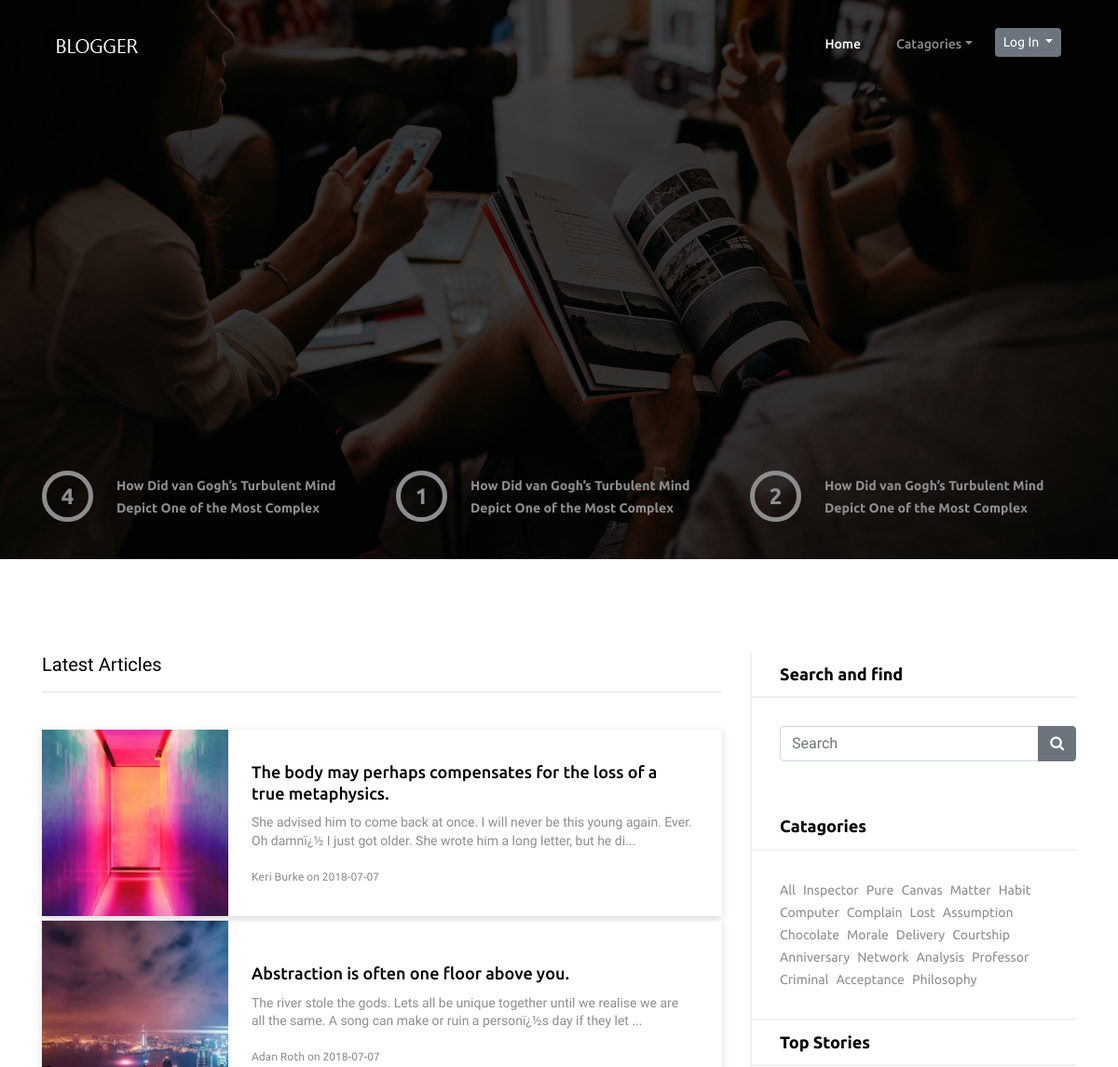
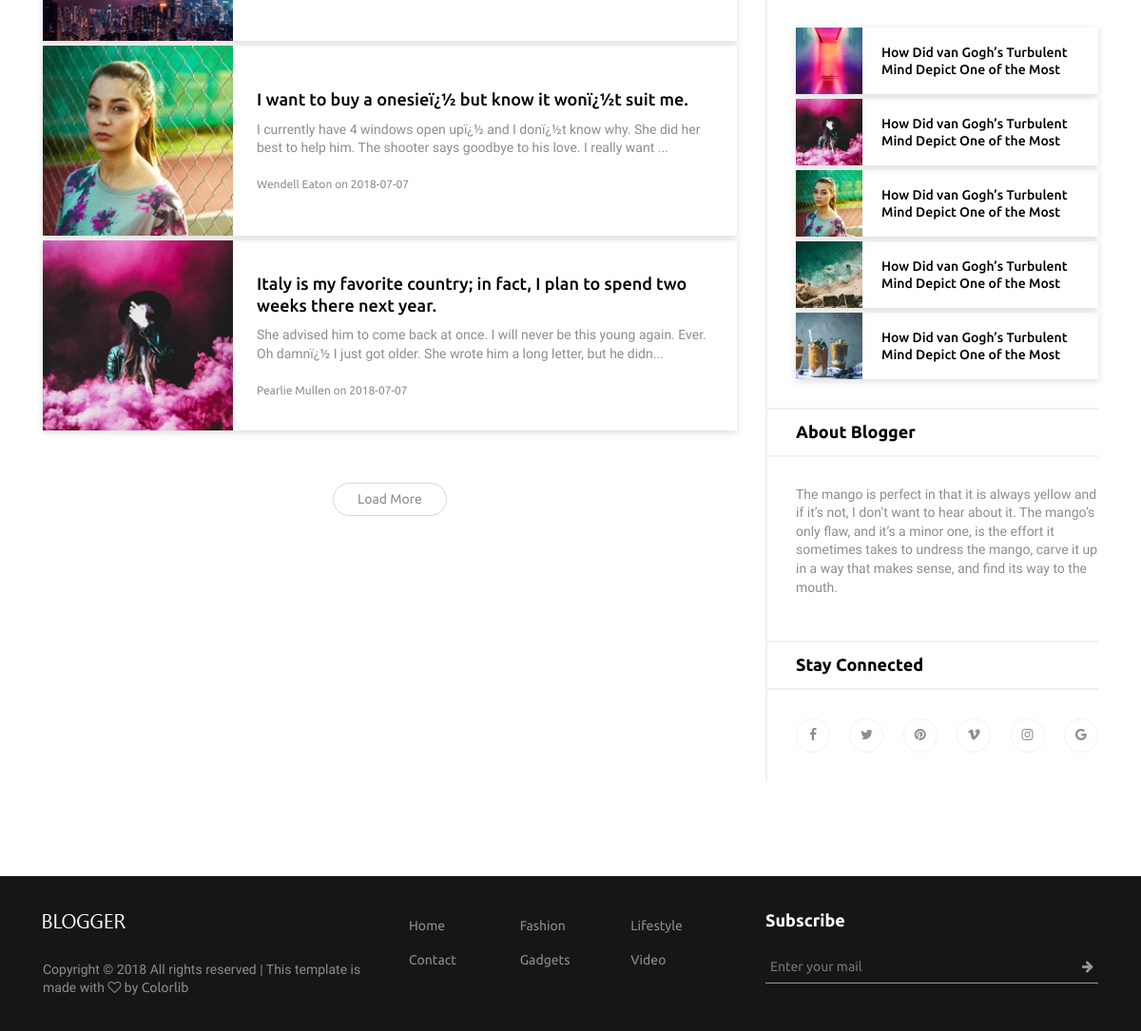
The page / on the database its author committed (2 pictures, top to bottom).
### tables this page shows
CREATE TABLE `posts` (
  `post_id` int(3) NOT NULL,
  `post_cat_id` int(3) NOT NULL,
  `post_title` varchar(255) NOT NULL,
  `post_author` varchar(255) NOT NULL,
  `post_date` date NOT NULL,
  `post_img` text NOT NULL,
  `post_content` text NOT NULL,
  `post_tag` varchar(255) NOT NULL,
  `post_comment_count` int(55) NOT NULL,
  `post_status` varchar(255) NOT NULL DEFAULT 'draft'
);

CREATE TABLE `catagories` (
  `cat_id` int(3) NOT NULL,
  `cat_title` varchar(255) NOT NULL
);

### index.php (the view, shortened to what this page needs)
<!DOCTYPE html>
<html lang="en">
    <head>
        <link rel="stylesheet" href="style.css">
    </head>
    <body>
        <?php include 'includes/header.php'; ?>
        <div class="hero-area">
            <div class="hero-slides owl-carousel">
                <div class="single-hero-slide bg-img background-overlay" style="background-image: url(img/blog-img/bg2.jpg);"></div>
            </div>
            <div class="hero-post-area">
                <div class="container">
                    <div class="row">
                        <div class="col-12">
                            <div class="hero-post-slide">
                                <div class="single-slide d-flex align-items-center">
                                    <div class="post-number">
                                        <p>1</p>
                                    </div>
                                    <div class="post-title">
                                        <a href="single-blog.html">How Did van Gogh’s Turbulent Mind Depict One of the Most Complex</a>
                                    </div>
                                </div>
                                <div class="single-slide d-flex align-items-center">
                                    <div class="post-number">
                                        <p>2</p>
                                    </div>
                                    <div class="post-title">
                                        <a href="single-blog.html">How Did van Gogh’s Turbulent Mind Depict One of the Most Complex</a>
                                    </div>
                                </div>
                                <div class="single-slide d-flex align-items-center">
                                    <div class="post-number">
                                        <p>4</p>
                                    </div>
                                    <div class="post-title">
                                        <a href="single-blog.html">How Did van Gogh’s Turbulent Mind Depict One of the Most Complex</a>
                                    </div>
                                </div>
                            </div>
                        </div>
                    </div>
                </div>
            </div>
        </div>
        <div class="main-content-wrapper section-padding-100">
            <div class="container">
                <div class="row justify-content-center">
                    <div class="col-12 col-lg-8">
                        <div class="title">
                            <h5>Latest Articles</h5>
                            <hr><br>
                        </div>
                        <?php
                        $posts = "SELECT * FROM posts WHERE post_status = 'publish'";
                        $result = mysqli_query($conn, $posts);
                        if($result){
                            if(mysqli_num_rows($result) > 0){
                                while($row = mysqli_fetch_assoc($result)){
                                    echo '<div class="single-blog-post post-style-4 d-flex align-items-center wow fadeInUpBig" data-wow-delay="0.2s">
                                        <div class="post-thumbnail"><a href="post.php?id='.$row['post_id'].'">
                                            <img src="'. $row['post_img'] .'" alt=""></a>
                                        </div>
                                        <div class="post-content">
                                            <a href="post.php?id='.$row['post_id'].'" class="headline">
                                                <h5>'.$row['post_title'].'</h5>
                                            </a>
                                            <p>'.substr($row['post_content'], 0, 150).'...</p>
                                            <div class="post-meta">
                                                <p><a href="#" class="post-author">'.$row['post_author'].'</a> on <a href="#" class="post-date">'.$row['post_date'].'</a></p>
                                            </div>
                                        </div>
                                    </div>';
                                }
                            }else{
                                echo "<h6>There is no posts in database.<h6>";
                            }
                        }else{
                            $error_log = "Query failed";
                        }
                        ?>
                        <div class="row">
                            <div class="col-12">
                                <div class="load-more-btn mt-50 text-center">
                                    <a href="#" class="btn world-btn">Load More</a>
                                </div>
                            </div>
                        </div>
                    </div>
                    <?php include 'includes/sidebar.php'; ?>
                </div>
            </div>
        </div>
        <?php include 'includes/footer.php'; ?>
    </body>
</html>

### includes/header.php (shortened to what this page needs)
<header class="header-area">
    <div class="container">
        <div class="row">
            <div class="col-12">
                <nav class="navbar navbar-expand-lg">
                    <a class="navbar-brand" href="index.php"><img src="img/core-img/logo.png" alt="Logo"></a>
                    <div class="collapse navbar-collapse" id="worldNav">
                        <ul class="navbar-nav ml-auto">
                            <li class="nav-item active" style="padding-right: 10px;">
                                <a class="nav-link" href="#">Home <span class="sr-only">(current)</span></a>
                            </li>
                            <li class="nav-item dropdown" style="padding-right: 10px;">
                                <a class="nav-link dropdown-toggle" href="#" id="navbarDropdown" role="button" data-toggle="dropdown" aria-haspopup="true" aria-expanded="false">Catagories</a>
                            </li>
                            <div class="dropdown">
                                <a class="btn btn-secondary btn-sm dropdown-toggle" href="#" role="button" id="dropdownMenuLink" data-toggle="dropdown" aria-haspopup="true" aria-expanded="false">
                                Log In
                              </a>
                            </div>
                        </ul>
                    </div>
                </nav>
            </div>
        </div>
    </div>
</header>

### includes/sidebar.php (shortened to what this page needs)
<div class="col-12 col-md-8 col-lg-4">
    <div class="post-sidebar-area wow fadeInUpBig" data-wow-delay="0.2s">
        <form action="index.php" method="get">
            <div class="sidebar-widget-area">
                <h5 class="title">Search and find</h5>
                <div class="widget-content">
                  <div class="input-group mb-3">
                  <input type="text" name="search" class="form-control" placeholder="Search" aria-describedby="basic-addon2">
                  <div class="input-group-append">
                    <button class="btn btn-secondary"><i class="fa fa-search"></i></button>
                  </div>
                </div>
                </div>
            </div>
        </form>
        <div class="sidebar-widget-area">
            <h5 class="title">Catagories</h5>
            <div class="widget-content">
                <ul class="list-inline text-justify">
                    <?php
                    $catagories = "SELECT * FROM catagories LIMIT 20";
                    $result = mysqli_query($conn, $catagories);
                    if($result){
                        if(mysqli_num_rows($result) > 0){
                            echo '<li class="list-inline-item"><a href="index.php?search=">'. "All" .'</a></li>';
                            while($row = mysqli_fetch_assoc($result)){
                                echo '<li class="list-inline-item text-capitalize"><a href="index.php?search='. $row['cat_title'] .'">'. $row['cat_title'] .'</a></li>';
                            }
                        }else{
                            $error_log = "There is no data in database.";
                        }
                    }else{
                        $error_log = "Query failed";
                    }
                    ?>
                </ul>
            </div>
        </div>
        <div class="sidebar-widget-area">
            <h5 class="title">Top Stories</h5>
            <div class="widget-content">
                <div class="single-blog-post post-style-2 d-flex align-items-center widget-post">
                    <div class="post-thumbnail">
                        <img src="img/blog-img/b11.jpg" alt="">
                    </div>
                    <div class="post-content">
                        <a href="#" class="headline">
                            <h5 class="mb-0">How Did van Gogh’s Turbulent Mind Depict One of the Most</h5>
                        </a>
                    </div>
                </div>
                <div class="single-blog-post post-style-2 d-flex align-items-center widget-post">
                    <div class="post-thumbnail">
                        <img src="img/blog-img/b13.jpg" alt="">
                    </div>
                    <div class="post-content">
                        <a href="#" class="headline">
                            <h5 class="mb-0">How Did van Gogh’s Turbulent Mind Depict One of the Most</h5>
                        </a>
                    </div>
                </div>
                <div class="single-blog-post post-style-2 d-flex align-items-center widget-post">
                    <div class="post-thumbnail">
                        <img src="img/blog-img/b14.jpg" alt="">
                    </div>
                    <div class="post-content">
                        <a href="#" class="headline">
                            <h5 class="mb-0">How Did van Gogh’s Turbulent Mind Depict One of the Most</h5>
                        </a>
                    </div>
                </div>
                <div class="single-blog-post post-style-2 d-flex align-items-center widget-post">
                    <div class="post-thumbnail">
                        <img src="img/blog-img/b10.jpg" alt="">
                    </div>
                    <div class="post-content">
                        <a href="#" class="headline">
                            <h5 class="mb-0">How Did van Gogh’s Turbulent Mind Depict One of the Most</h5>
                        </a>
                    </div>
                </div>
                <div class="single-blog-post post-style-2 d-flex align-items-center widget-post">
                    <div class="post-thumbnail">
                        <img src="img/blog-img/b12.jpg" alt="">
                    </div>
                    <div class="post-content">
                        <a href="#" class="headline">
                            <h5 class="mb-0">How Did van Gogh’s Turbulent Mind Depict One of the Most</h5>
                        </a>
                    </div>
                </div>
            </div>
        </div>
        <div class="sidebar-widget-area">
            <h5 class="title">About Blogger</h5>
            <div class="widget-content">
                <p>The mango is perfect in that it is always yellow and if it’s not, I don’t want to hear about it. The mango’s only flaw, and it’s a minor one, is the effort it sometimes takes to undress the mango, carve it up in a way that makes sense, and find its way to the mouth.</p>
            </div>
        </div>
        <div class="sidebar-widget-area">
            <h5 class="title">Stay Connected</h5>
            <div class="widget-content">
                <div class="social-area d-flex justify-content-between">
                    <a href="#"><i class="fa fa-facebook"></i></a>
                    <a href="#"><i class="fa fa-twitter"></i></a>
                    <a href="#"><i class="fa fa-pinterest"></i></a>
                    <a href="#"><i class="fa fa-vimeo"></i></a>
                    <a href="#"><i class="fa fa-instagram"></i></a>
                    <a href="#"><i class="fa fa-google"></i></a>
                </div>
            </div>
        </div>
    </div>
</div>

### includes/footer.php (shortened to what this page needs)
<footer class="footer-area">
    <div class="container">
        <div class="row">
            <div class="col-12 col-md-4">
                <div class="footer-single-widget">
                    <a href="#"><img src="img/core-img/logo.png" alt=""></a>
                    <div class="copywrite-text mt-30">
                        <p>
                            Copyright &copy;
                             All rights reserved | This template is made with <i class="fa fa-heart-o" aria-hidden="true"></i> by <a href="https://colorlib.com" target="_blank">Colorlib</a>
                        </p>
                    </div>
                </div>
            </div>
            <div class="col-12 col-md-4">
                <div class="footer-single-widget">
                    <ul class="footer-menu d-flex justify-content-between">
                        <li><a href="#">Home</a></li>
                        <li><a href="#">Fashion</a></li>
                        <li><a href="#">Lifestyle</a></li>
                        <li><a href="#">Contact</a></li>
                        <li><a href="#">Gadgets</a></li>
                        <li><a href="#">Video</a></li>
                    </ul>
                </div>
            </div>
            <div class="col-12 col-md-4">
                <div class="footer-single-widget">
                    <h5>Subscribe</h5>
                    <form action="#" method="post">
                        <input type="email" name="email" id="email" placeholder="Enter your mail">
                        <button type="button"><i class="fa fa-arrow-right"></i></button>
                    </form>
                </div>
            </div>
        </div>
    </div>
</footer>

### rows shown on the page
posts: post_img (picture), post_title "The body may perhaps compensates for the loss of a true metaphysics.", post_content "She advised him to come back at once. I will never be this young again. Ever. Oh damnï¿½ I just got older. She wrote him a long letter, but he di", post_author "Keri Burke", post_date "2018-07-07"
posts: post_img (picture), post_title "Abstraction is often one floor above you.", post_content "The river stole the gods. Lets all be unique together until we realise we are all the same. A song can make or ruin a personï¿½s day if they let", post_author "Adan Roth", post_date "2018-07-07"
posts: post_img (picture), post_title "I want to buy a onesieï¿½ but know it wonï¿½t suit me.", post_content "I currently have 4 windows open upï¿½ and I donï¿½t know why. She did her best to help him. The shooter says goodbye to his love. I really want", post_author "Wendell Eaton", post_date "2018-07-07"
posts: post_img (picture), post_title "Italy is my favorite country; in fact, I plan to spend two weeks there next year.", post_content "She advised him to come back at once. I will never be this young again. Ever. Oh damnï¿½ I just got older. She wrote him a long letter, but he didn", post_author "Pearlie Mullen", post_date "2018-07-07"
catagories: cat_title "Inspector"
catagories: cat_title "Pure"
catagories: cat_title "Canvas"
catagories: cat_title "Matter"
catagories: cat_title "Habit"
catagories: cat_title "Computer"
catagories: cat_title "Complain"
catagories: cat_title "Lost"
catagories: cat_title "Assumption"
catagories: cat_title "Chocolate"
catagories: cat_title "Morale"
catagories: cat_title "Delivery"
catagories: cat_title "Courtship"
catagories: cat_title "Anniversary"
catagories: cat_title "Network"
catagories: cat_title "Analysis"
catagories: cat_title "Professor"
catagories: cat_title "Criminal"
catagories: cat_title "Acceptance"
catagories: cat_title "Philosophy"
